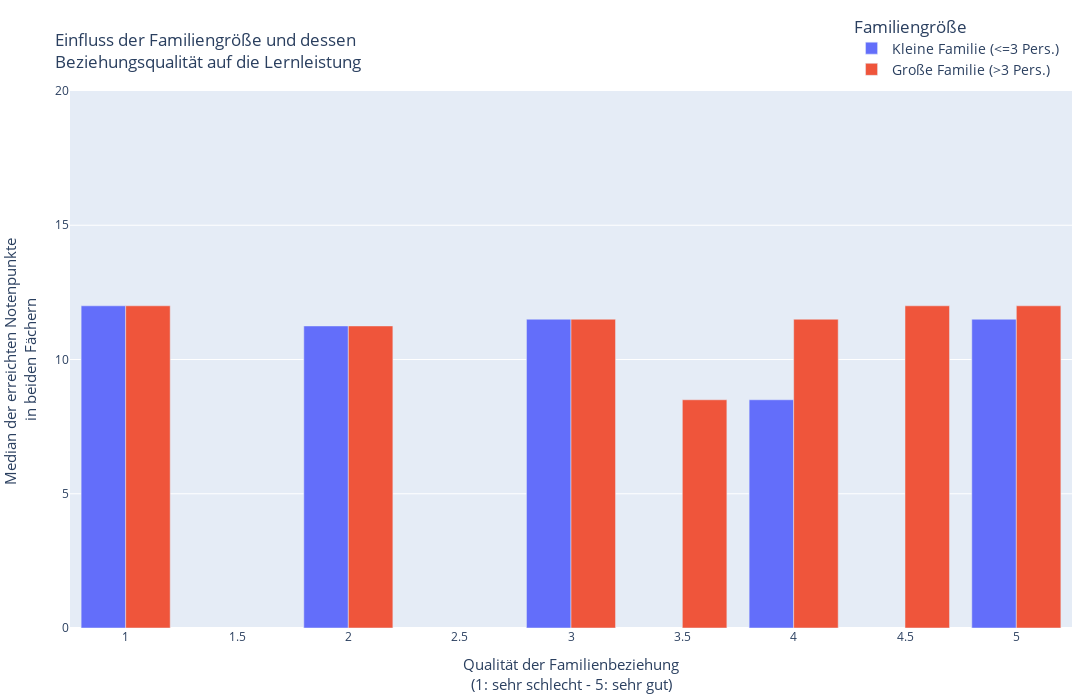

Notebook cell for this chart:
### Code cell
agg_bar_df = bar_df.groupby(['famsize', 'famrel'])['g3'].median().reset_index()

# Create histograms for each family size
bar = go.Figure()
bar.add_trace(go.Bar(x=agg_bar_df[agg_bar_df['famsize'] == 'LE3']['famrel'], y=agg_bar_df['g3'],name='Kleine Familie (<=3 Pers.)'))
bar.add_trace(go.Bar(x=agg_bar_df[agg_bar_df['famsize'] == 'GT3']['famrel'], y=agg_bar_df['g3'], name='Große Familie (>3 Pers.)'))

# Update layout
bar.update_layout(
    title='Einfluss der Familiengröße und dessen <br>Beziehungsqualität auf die Lernleistung',
    yaxis = dict(range=[0,20]),

    legend=dict(title='Familiengröße', orientation='v', traceorder='normal', x=0.78, y=1.15, font=dict(size=14)),
    height=700,
    width=1200,
    margin=dict(l=50, r=20, t=10, b=50),
)

bar.update_xaxes(title_text='Qualität der Familienbeziehung<br>(1: sehr schlecht - 5: sehr gut)', title_font=dict(size=15))
bar.update_yaxes(title_text='Median der erreichten Notenpunkte <br>in beiden Fächern', title_font=dict(size=15))

# Show the plot
bar.write_image('bar.png')
bar.show()

### Figure 1 — Plotly figure (JSON) as saved in the notebook; plotly's stock layout.template omitted (floating-point values rounded to 4 significant figures)
{"data": [{"name": "Kleine Familie (<=3 Pers.)", "type": "bar", "x": [1, 2, 3, 4, 5], "y": [12, 11.25, 11.5, 8.5, 11.5, 12, 12, 14.75, 12, 11, 11.5, 12.5]}, {"name": "Große Familie (>3 Pers.)", "type": "bar", "x": [1, 2, 3, 3.5, 4, 4.5, 5], "y": [12, 11.25, 11.5, 8.5, 11.5, 12, 12, 14.75, 12, 11, 11.5, 12.5]}], "layout": {"height": 700, "legend": {"font": {"size": 14}, "orientation": "v", "title": {"text": "Familiengröße"}, "traceorder": "normal", "x": 0.78, "y": 1.15}, "margin": {"b": 50, "l": 50, "r": 20, "t": 10}, "title": {"text": "Einfluss der Familiengröße und dessen <br>Beziehungsqualität auf die Lernleistung"}, "width": 1200, "xaxis": {"title": {"font": {"size": 15}, "text": "Qualität der Familienbeziehung<br>(1: sehr schlecht - 5: sehr gut)"}}, "yaxis": {"range": [0, 20], "title": {"font": {"size": 15}, "text": "Median der erreichten Notenpunkte <br>in beiden Fächern"}}}}
